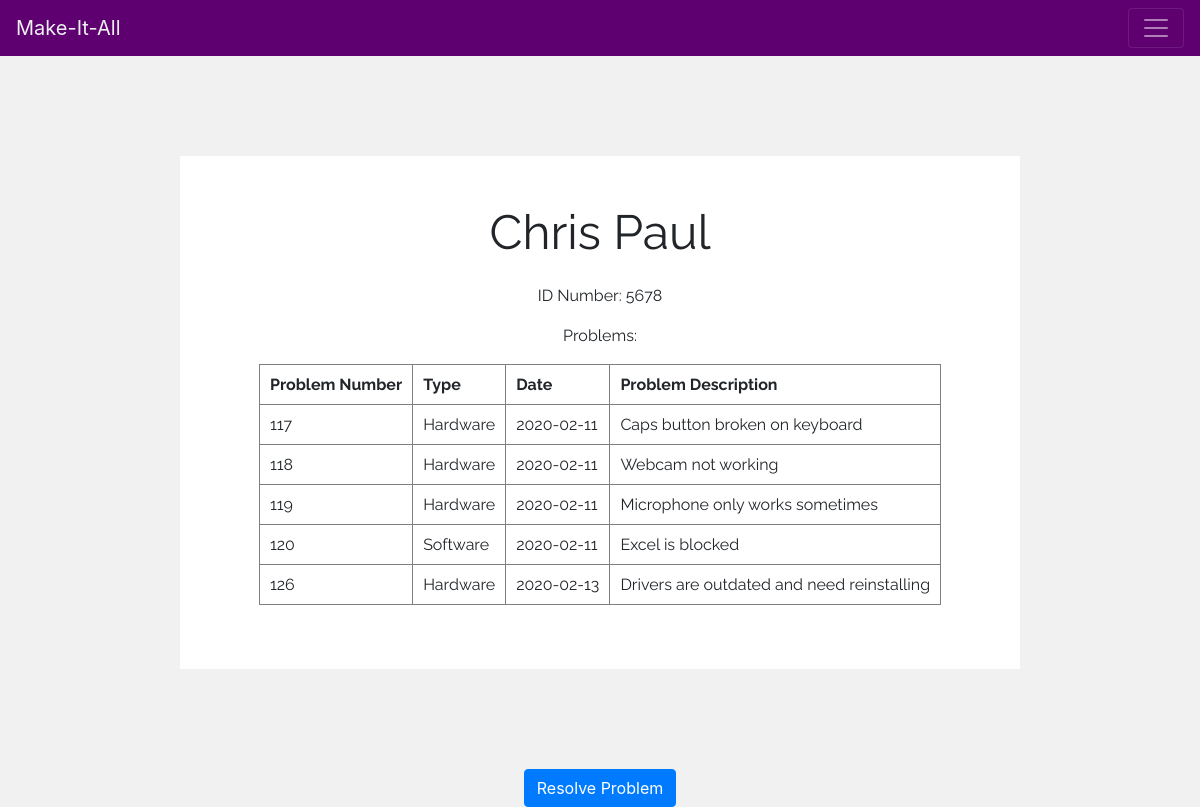
/existingCaller.php?callersID=5678, run on the app's committed database.
### tables this page shows
CREATE TABLE `personnel` (
  `id` char(5) NOT NULL,
  `name` text NOT NULL,
  `job` text NOT NULL,
  `dept` text NOT NULL,
  `telno` char(11) NOT NULL,
  `site_id` int(11) NOT NULL,
  `password_hash` varchar(128) DEFAULT NULL,
  `salt` varchar(64) NOT NULL
);

CREATE TABLE `problem` (
  `problem_no` int(11) NOT NULL,
  `type` text NOT NULL,
  `serial_no` int(11) NOT NULL,
  `description` text NOT NULL,
  `personnel_id` text NOT NULL,
  `date` text NOT NULL
);

### existingCaller.php (the view, shortened to what this page needs)
<html>
<link rel="stylesheet" href="https://stackpath.bootstrapcdn.com/bootstrap/4.3.1/css/bootstrap.min.css">
<link rel="stylesheet" type="text/css" href="home.css">
<body>
  <nav class="navbar navbar-default navbar-dark bg-d">
        <a class="navbar-brand" href="finalhomepage.html">Make-It-All</a>
        <button class="navbar-toggler" type="button" data-toggle="collapse" data-target="#navbarNavDropdown" aria-controls="navbarNavDropdown" aria-expanded="false" aria-label="Toggle navigation">
          <span class="navbar-toggler-icon"></span>
        </button>
      </nav>
	<?php
		$servername = "localhost";
		$username = "root";
		$password = "SIpnz0Sjel";
		$conn = mysqli_connect($servername, $username, $password, 'team018');
		$id = $_GET["callersID"];
		$sql="SELECT * FROM problem WHERE personnel_id =$id";
		$res = mysqli_query($conn, $sql) or trigger_error("Query Failed! SQL: $sql - Error: ".mysqli_error($conn), E_USER_ERROR);
		$result = mysqli_fetch_all($res, MYSQLI_ASSOC);
		$sql2="SELECT name FROM personnel WHERE id ='".$id."'";
		$res2 = mysqli_query($conn, $sql2) or trigger_error("Query Failed! SQL: $sql2 - Error: ".mysqli_error($conn), E_USER_ERROR);
		$result2 = mysqli_fetch_row($res2);
	?>
<div id="window">
    <p align="center" style="font-size:300%;text-transform:capitalize;"> <?php echo $result2[0] ?> </p>
    <div align="center">
    <p>ID Number: <?php echo $id ?></p>
    <p>Problems:</p>
        <?php
        echo '<table cellpadding="10", border="1">';
        echo "<tr>
        <th>Problem Number</th>
        <th>Type</th>
        <th>Date</th>
        <th>Problem Description</th>
        </tr>";
		foreach($result as $x){
				echo "<tr>";
				echo "<td>" . $x['problem_no'] . "</td>";
				echo "<td>" . $x['type'] . "</td>";
				echo "<td>" . $x['date'] . "</td>";
				echo "<td>" . $x['description'] . "</td>";
				echo "</tr>";
		}
		echo "</table>";
        ?>
        <br>
    </div>
</div>
<div style="text-align:center;">
            <button type="button" class="btn btn-primary" onclick="location.href = 'resolvedForm.html'">Resolve Problem</button>
          </div>
</body>
</html>

### home.css (style rules this page uses)
.navbar { background-color: #5f0071; }
.navbar .navbar-brand { color: #ecf0f1; }

### existingCaller.php (style rules this page uses)
* { box-sizing: border-box; }
body { background-color: #f1f1f1; }
#window { background-color: #ffffff; margin: 100px auto; font-family: Raleway; padding: 40px; width: 70%; min-width: 300px; }

### data on the page
personnel: name "Chris Paul"
problem: problem_no "117", type "Hardware", date "2020-02-11", description "Caps button broken on keyboard"
problem: problem_no "118", type "Hardware", date "2020-02-11", description "Webcam not working"
problem: problem_no "119", type "Hardware", date "2020-02-11", description "Microphone only works sometimes"
problem: problem_no "120", type "Software", date "2020-02-11", description "Excel is blocked"
problem: problem_no "126", type "Hardware", date "2020-02-13", description "Drivers are outdated and need reinstalling"

### other printed values
$id "5678"
